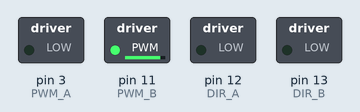
A sketch run on a simulated Arduino Leonardo, built with avr-gcc and run on an emulated ATmega32U4. Shown: switched loads named in the sketch (green lamp = pin HIGH). What the sketch prints to the serial monitor is not drawn.

Above: at 0.1 s.
At 10.1 s:
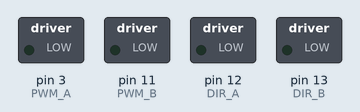
Timing chart, 0 to 11.6 s (numbered marks = the images above):
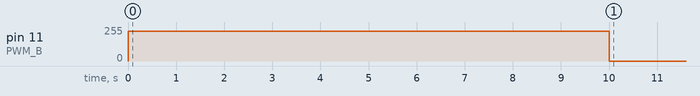

Measured:
- by itself, pin 11 (PWM_B): 0/255 → 225/255 at 0.00 s, → 0/255 10.0 s later

The sketch:

step_response_arduino.ino
```cpp
#include <Arduino.h>
#include <PID_v1.h>

#define ENC_CHAN_A 18
#define ENC_CHAN_B 19
#define DIR_A 12
#define DIR_B 13
#define PWM_A 3
#define PWM_B 11
#define BRK_A 9
#define BRK_B 8
#define PPR 600 //pulses per revolution of the encoder

//Global Variables
//Encoder Counting Variables, Encoder Parameters
long enc_count = 0; //Encoder counting variable
float deg = 0;    // Angle rotated
float start_time = 0;

////PID controller variables
double input;
double motorPWM = 0.0;
double setpoint=1000;
double kp = 0.5; // 0.12 was sort of stable
double ki = 0;
double kd = 0;
int base_pwm = 50; //Default power for both propellers

int count = 0;

int main(void){
  init();
  #if defined(USBCON)
      USBDevice.attach();
  #endif
  Serial.begin(9600);

  //Setup
  //Set digial pin modes
  pinMode(ENC_CHAN_A, INPUT_PULLUP);
  pinMode(ENC_CHAN_B, INPUT_PULLUP);
  pinMode(PWM_A, OUTPUT);
  pinMode(PWM_B, OUTPUT);
  pinMode(DIR_A, OUTPUT);
  pinMode(DIR_B, OUTPUT);
  digitalWrite(BRK_B,HIGH);  // Prevent Motor Rotate
  //Set interrupt connection
  attachInterrupt(digitalPinToInterrupt(ENC_CHAN_A), do_count, RISING);
  //Setup PID
  PID anglePID(&input, &motorPWM, &setpoint, kp, ki, kd, DIRECT);
  anglePID.SetOutputLimits(-225,225);
  anglePID.SetMode(AUTOMATIC);
  digitalWrite(BRK_B, LOW);   //Disengage the Brake for Channel B
//  Serial.println(count);

  //Handshake
//  while(!Serial.available()){Serial.println('A');delay(300);}
//  if(Serial.read() == 'A'){delay(1000);}
////  {Serial.println("Contact established");delay(1000);}

  start_time = micros();
  while(1){
    input = double(enc_count);
    anglePID.Compute();
    if(motorPWM<0){                         // Spins motor in reverse direction
      digitalWrite(DIR_B,HIGH);
      analogWrite(PWM_B,abs(motorPWM));}
    else{                                   // Spins motor in forward direction
      digitalWrite(DIR_B,LOW);
      analogWrite(PWM_B,motorPWM);}
    print_enc_count();
    count = count + 1;
    if(micros() - start_time > 10000000){break;}
  }
  if(Serial.available()){Serial.print("-1,-1,");Serial.println(count);delay(10);}; // Prints how many times this loop was executed
  digitalWrite(PWM_B,LOW); // Stops Motor
  while(1){Serial.println("End");delay(300);}
}

void do_count(){
  if(digitalRead(ENC_CHAN_B) == 1){enc_count++;} //If chan B is HIGH, increment
  else {enc_count--;} //Else decrement
}

void print_enc_count(){
  float cur_time = micros();
//  if(Serial.read() == 'B'){
      Serial.print(cur_time-start_time);
      Serial.print(",");
      Serial.print(enc_count);
      Serial.print(",");
      Serial.println(motorPWM);
//    }
}
```
